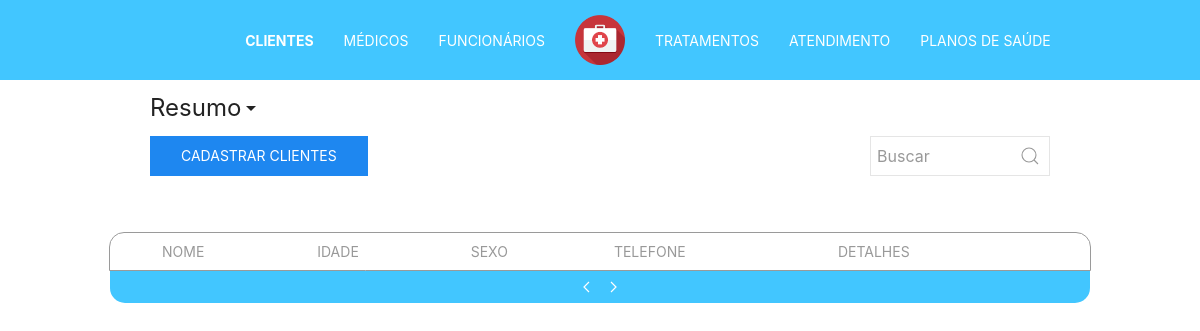
Before: /php/pages/list.php?type=clientes&page=2&subtype=realizados with the older database file.
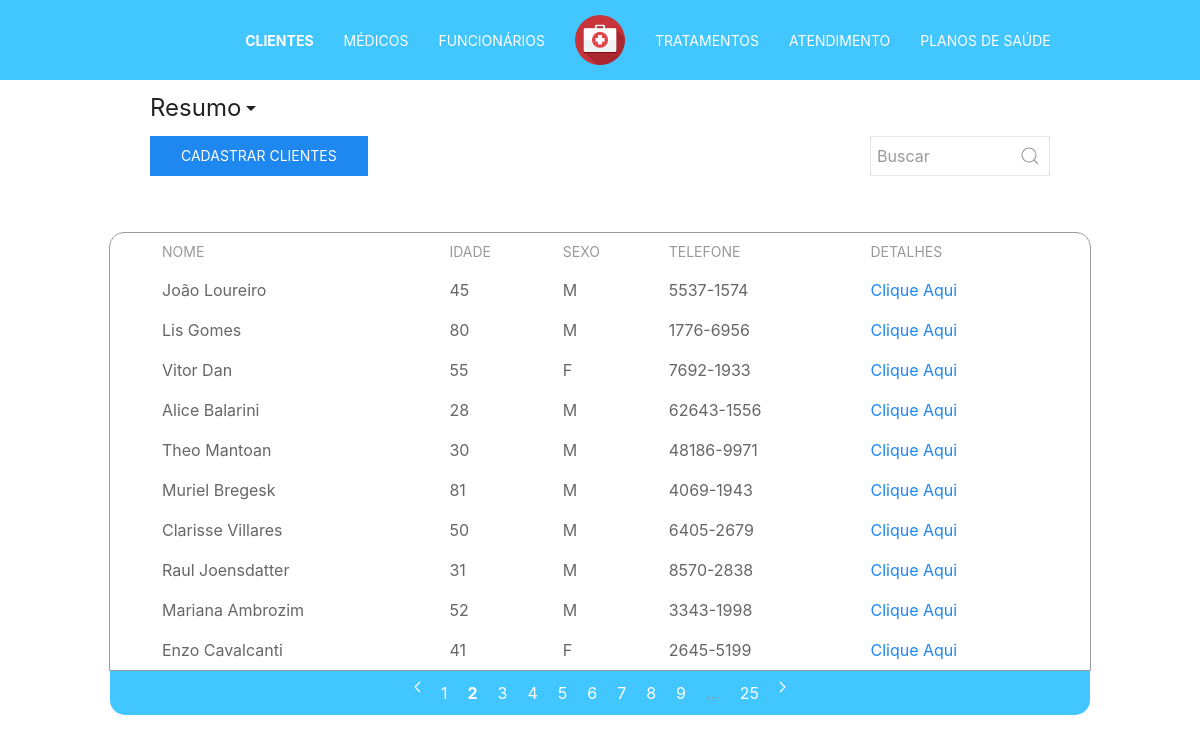
After: the same page with the newer database file.
### tables this page shows
CREATE TABLE `pessoa` (
  `CPF` bigint(20) unsigned NOT NULL,
  `nome` varchar(50) DEFAULT NULL,
  `estado_civil` char(13) NOT NULL,
  `sexo` int(11) NOT NULL,
  `data_de_nascimento` date NOT NULL,
  `numero_do_telefone` char(15) NOT NULL,
  `cep` char(9) NOT NULL,
  `estado` char(30) NOT NULL,
  `cidade` varchar(50) NOT NULL,
  `bairro` varchar(50) NOT NULL,
  `logradouro` varchar(53) NOT NULL,
  `complemento` int(11) NOT NULL,
  `numero` int(11) NOT NULL,
  `email` varchar(100) DEFAULT NULL,
  PRIMARY KEY (`CPF`)
);

### php/tables/table.php (called while the page is built)
<?php
  include("table_head.php");
  include("table_body.php");
  include("table_footer.php");
 ?>

### php/config/checktype.php (called while the page is built, shortened)
<?php
  if(isset($_GET['type'])){
        $type=$_GET['type'];
    }
  if(isset($_GET['subtype'])){
      $subtype=$_GET['subtype'];
  }
 ?>

### php/config/checkpage.php (called while the page is built, shortened)
<?php
switch ($type) {
  case "clientes":
        $sql =  'select obter_n_lista_de_clientes("'.$search.'") as num from dual;';
        break;
}
  foreach ($dbl->query($sql) as $row) {
      $pages = $row['num'];
  }
  if(isset($_GET['page'])){
        $page=$_GET['page'];
  }
?>

### php/config/checksearch.php (called while the page is built, shortened)
<?php
    $search = "";
 ?>

### php/tables/table_body.php (the view, shortened to what this page needs)
    <tbody>
      <?php
      switch ($type) {
        case "clientes":
            $sql = 'call  lista_de_clientes('.($page-1).', "'.$search.'");';
            foreach ($dbl->query($sql) as $row) {
              $nome = $row['nome'];
              $idade = $row['idade'];
              $sexo = $row['sexo'];
              $telefone = $row['numero_do_telefone'];
              $cpf = $row['cpf'];
              $retVal = ($sexo==1) ? "M" : "F" ;
              echo '<tr >
                <td>'.$nome.'</td>
                <td>'.$idade.'</td>
                <td>'.$retVal.'</td>
                <td>'.$telefone.'</td>
                <td><a href="detail.php?type='.$type.'&id='.$cpf.'">Clique Aqui</a></td>
              </tr>';
            }
            break;
            }
       ?>
    </tbody>
  </table>
</div>

### php/tables/table_footer.php (shortened to what this page needs)
<div class="uk-container uk-container-small custom_blue_bg custom_rounded_bottom custom_white uk-align-center uk-margin-remove-top uk-margin-remove-bottom custom_padding_5 uk-animation-fade">
  <?php if ($type == "") {?>
      <p class="uk-text-center ">Mais Informações</p>
  <?php } else {?>
      <ul class="uk-pagination uk-flex-center custom_white" uk-margin>
          <li><a class="custom_white" href="list.php?type=<?php echo $type; ?>&page=<?php $prevPage = ($page-1 >= 1) ? $page-1 : $page ;echo $prevPage; ?>&subtype=<?php echo $subtype; ?>"><span uk-pagination-previous></span></a></li>
          <?php
          if ($pages >= 11) {
              if ($page <= 6) {
                  for ($i=1; $i < 10; $i++) {
                      $thisPage = ($page == $i) ? "uk-text-bold uk-text-baseline" : "" ;
                      echo '<li><a class="custom_white '.$thisPage.'" href="list.php?type='.$type.'&search='.$search.'&page='.$i.'">'.$i.'</a></li>';
                  }
                  echo '<li class="uk-disabled"><span>...</span></li>';
                  echo '<li><a class="custom_white" href="list.php?type='.$type.'&search='.$search.'&page='.$pages.'">'.$pages.'</a></li>';
              } else if ($page >= $pages - 5) {
                  echo '<li><a class="custom_white" href="list.php?type='.$type.'&search='.$search.'&page=1">1</a></li>';
                  echo '<li class="uk-disabled"><span>...</span></li>';
                  for ($i=8; $i >= 0; $i--) {
                      $thisPage = ($page == $pages-$i) ? "uk-text-bold" : "" ;
                      echo '<li><a class="custom_white '.$thisPage.'" href="list.php?type='.$type.'&search='.$search.'&page='.($pages-$i).'">'.($pages-$i).'</a></li>';
                  }
              }
          }
          else{
              for ($i=1; $i <= $pages; $i++) {
                  $thisPage = ($page == $i) ? "uk-text-bold" : "" ;
                  echo '<li><a class="custom_white '.$thisPage.'" href="list.php?type='.$type.'&search='.$search.'&page='.$i.'">'.$i.'</a></li>';
              }
          }
           ?>
        <li><a class="custom_white" href="list.php?type=<?php echo $type; ?>&page=<?php $nextPage = ($page+1 <= $pages) ? $page+1 : $page ;echo $nextPage; ?>&subtype=<?php echo $subtype; ?>"><span uk-pagination-next></span></a></li>
      </ul>
  <?php }?>
</div>

Changed rows visible on the page:
added pessoa: nome "João Loureiro", idade "45", sexo "M", numero_do_telefone "5537-1574"
added pessoa: nome "Lis Gomes", idade "80", sexo "M", numero_do_telefone "1776-6956"
added pessoa: nome "Vitor Dan", idade "55", sexo "F", numero_do_telefone "7692-1933"
added pessoa: nome "Alice Balarini", idade "28", sexo "M", numero_do_telefone "62643-1556"
added pessoa: nome "Theo Mantoan", idade "30", sexo "M", numero_do_telefone "48186-9971"
added pessoa: nome "Muriel Bregesk", idade "81", sexo "M", numero_do_telefone "4069-1943"
added pessoa: nome "Clarisse Villares", idade "50", sexo "M", numero_do_telefone "6405-2679"
added pessoa: nome "Raul Joensdatter", idade "31", sexo "M", numero_do_telefone "8570-2838"
added pessoa: nome "Mariana Ambrozim", idade "52", sexo "M", numero_do_telefone "3343-1998"
added pessoa: nome "Enzo Cavalcanti", idade "41", sexo "F", numero_do_telefone "2645-5199"
Other visible differences:
$pages: (not shown) → "25"
new list line: "1"
new list line: "2"
new list line: "3"
new list line: "4"
new list line: "5"
new list line: "6"
new list line: "7"
new list line: "8"
new list line: "9"
